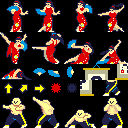

The image is a tile-based game level rendered from a .tmx file. Its description and complete source (layers, tilesets, objects, tile grids) follow:
An orthogonal 16x16 tile map with 8x8 px tiles, 1 tile layer (Tile Layer 1).

<map version="1.10" tiledversion="1.11.2" orientation="orthogonal" renderorder="right-down" width="16" height="16" tilewidth="8" tileheight="8" infinite="0" nextlayerid="2" nextobjectid="1">
 <tileset firstgid="1" name="16 x 16 Sprite sheet" tilewidth="8" tileheight="8" tilecount="2048" columns="32">
  <image source="../Images/gfx2.bmp" width="256" height="512" />
 </tileset>
 <layer id="1" name="Tile Layer 1" width="16" height="16">
  <data encoding="csv">
1665,1666,1667,1668,1669,1670,1671,1672,1673,1674,1675,1676,1677,1678,1679,1680,
1697,1698,1699,1700,1701,1702,1703,1704,1705,1706,1707,1708,1709,1710,1711,1712,
1681,1682,1683,1684,1685,1686,1687,1688,1689,1690,1691,1692,1693,1694,1695,1696,
1713,1714,1715,1716,1717,1718,1719,1720,1721,1722,1723,1724,1725,1726,1727,1728,
1729,1730,1731,1732,1733,1734,1735,1736,1737,1738,1739,1740,1741,1742,1743,1744,
1761,1762,1763,1764,1765,1766,1767,1768,1769,1770,1771,1772,1773,1774,1775,1776,
1745,1746,1747,1748,1749,1750,1751,1752,1753,1754,1755,1756,1757,1758,1759,1760,
1777,1778,1779,1780,1781,1782,1783,1784,1785,1786,1787,1788,1789,1790,1791,1792,
1793,1794,1795,1796,1797,1798,1799,1800,1801,1802,1803,1804,1805,1806,1807,1808,
1825,1826,1827,1828,1829,1830,1831,1832,1833,1834,1835,1836,1837,1838,1839,1840,
1809,1810,1811,1812,1813,1814,1815,1816,1817,1818,1819,1820,1821,1822,1823,1824,
1841,1842,1843,1844,1845,1846,1847,1848,1849,1850,1851,1852,1853,1854,1855,1856,
1857,1858,1859,1860,1861,1862,1863,1864,1865,1866,1867,1868,1869,1870,1871,1872,
1889,1890,1891,1892,1893,1894,1895,1896,1897,1898,1899,1900,1901,1902,1903,1904,
1873,1874,1875,1876,1877,1878,1879,1880,1881,1882,1883,1884,1885,1886,1887,1888,
1905,1906,1907,1908,1909,1910,1911,1912,1913,1914,1915,1916,1917,1918,1919,1920
</data>
 </layer>
</map>
